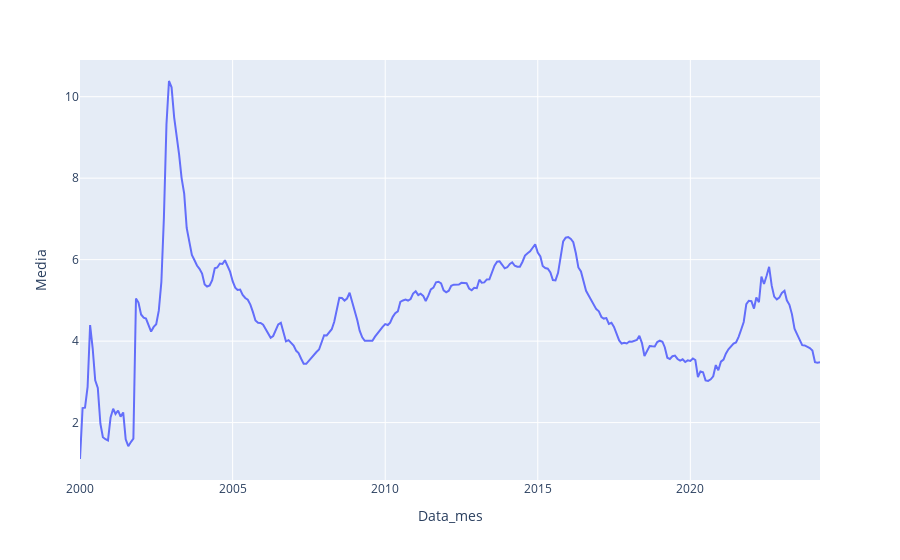

Notebook cell for this chart:
### Code cell
px.line(tab_expect_12_acum, x = 'Data_mes', y = 'Media')

### Figure 1 — Plotly figure (JSON) as saved in the notebook; plotly's stock layout.template omitted (floating-point values rounded to 4 significant figures; data arrays with more than 128 entries replaced by an {"elided": "..."} marker saying what was removed)
{"data": [{"hovertemplate": "Data_mes=%{x}<br>Media=%{y}<extra></extra>", "legendgroup": "", "line": {"color": "#636efa", "dash": "solid"}, "marker": {"symbol": "circle"}, "mode": "lines", "name": "", "orientation": "v", "showlegend": false, "type": "scatter", "x": {"elided": "292 str values"}, "xaxis": "x", "y": {"elided": "292 float values"}, "yaxis": "y"}], "layout": {"autosize": true, "legend": {"tracegroupgap": 0}, "margin": {"t": 60}, "xaxis": {"anchor": "y", "autorange": true, "domain": [0, 1], "range": ["2000-01-01", "2024-04-01"], "title": {"text": "Data_mes"}, "type": "date"}, "yaxis": {"anchor": "x", "autorange": true, "domain": [0, 1], "range": [0.5912, 10.9], "title": {"text": "Media"}, "type": "linear"}}}
